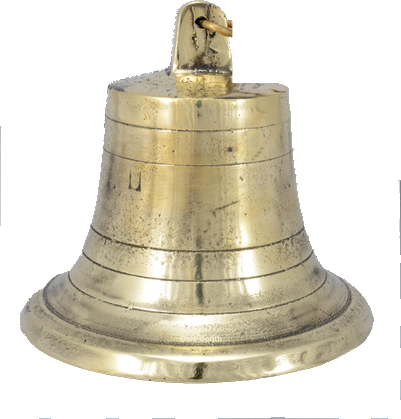
#> input picture assets/bell.png, 401 x 419 px
$ python cutout.py ../assets/bell.png out.png
#> lines starting #> are read from the running program, lines starting #| are printed output that depends on the picture
#!/usr/bin/env python3
"""Cut a charm out of a photo with a plain background, for use as a Desk Charms asset.

    python3 tools/cutout.py photo.jpg assets/mycharm.png --mode light
    python3 tools/cutout.py photo.jpg out.png --mode dark --crop 100,0,900,1000

Modes (what counts as part of the object; everything else that touches the photo's border is
background):
  light  plain white/grey backdrop: pixels more colourful than --sat, darker than --dark, or
         brighter than --bright (to keep white parts on a grey backdrop)
  dark   dark backdrop: pixels brighter than --bright
  red    red cloth backdrop: anything that is not strongly red

Holes inside the object (highlights, white eyes) are kept, only the largest piece is kept, and
the edge is softened. Look at the result on a grey background before adding it to the app.
Needs Pillow (sudo apt install python3-pil).
"""
import argparse
from collections import deque

from PIL import Image, ImageFilter


def is_object(rgb, args):
    r, g, b = rgb
    mx, mn = max(rgb), min(rgb)
    sat, val = ((mx - mn) / mx if mx else 0), mx / 255
    if args.mode == "light":
        return sat > args.sat or val < args.dark or val > args.bright
    if args.mode == "dark":
        return val > args.bright
    return not (r > 90 and r - max(g, b) > args.red * 255)


def main():
    parser = argparse.ArgumentParser(description=__doc__, formatter_class=argparse.RawDescriptionHelpFormatter)
    parser.add_argument("photo")
    parser.add_argument("output")
    parser.add_argument("--mode", choices=("light", "dark", "red"), default="light")
    parser.add_argument("--sat", type=float, default=0.25, help="light: colourfulness that counts as object")
    parser.add_argument("--dark", type=float, default=0.3, help="light: darkness that counts as object")
    parser.add_argument("--bright", type=float, default=2.0,
                        help="light: brightness that counts as object (default off); dark: required brightness")
    parser.add_argument("--red", type=float, default=0.18, help="red: how red the backdrop is")
    parser.add_argument("--crop", help="x0,y0,x1,y1 in photo pixels")
    parser.add_argument("--max-size", type=int, default=900, help="work at most this many pixels across")
    args = parser.parse_args()
    if args.mode == "dark" and args.bright > 1:
        args.bright = 0.42

    img = Image.open(args.photo).convert("RGB")
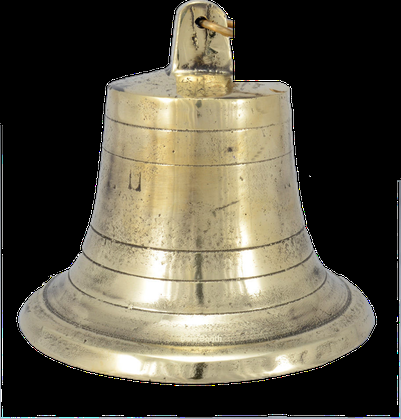
#> img: PIL image 401x419 RGB; mean R, G, B 87.5, 82.4, 67.7
    if args.crop:
        img = img.crop(tuple(int(v) for v in args.crop.split(",")))
    img.thumbnail((args.max_size, args.max_size), Image.LANCZOS)
    w, h = img.size
#> w = 401; h = 419
    px = img.load()
    obj = bytearray(w * h)
    for y in range(h):
        for x in range(w):
            obj[y * w + x] = is_object(px[x, y], args)

    # background: everything not-object that is connected to the border
    bg = bytearray(w * h)
    queue = deque()
    for x in range(w):
        queue.extend(((x, 0), (x, h - 1)))
    for y in range(h):
        queue.extend(((0, y), (w - 1, y)))
    queue = deque(p for p in queue if not obj[p[1] * w + p[0]])
    for x, y in queue:
        bg[y * w + x] = 1
    while queue:
        x, y = queue.popleft()
        for nx, ny in ((x + 1, y), (x - 1, y), (x, y + 1), (x, y - 1)):
            if 0 <= nx < w and 0 <= ny < h and not bg[ny * w + nx] and not obj[ny * w + nx]:
                bg[ny * w + nx] = 1
                queue.append((nx, ny))

    # keep the largest remaining piece (drops specks, rulers, watermarks)
    seen = bytearray(w * h)
    best = []
    for sy in range(h):
        for sx in range(w):
            if bg[sy * w + sx] or seen[sy * w + sx]:
                continue
            piece, queue = [], deque([(sx, sy)])
            seen[sy * w + sx] = 1
            while queue:
                x, y = queue.popleft()
                piece.append((x, y))
                for nx, ny in ((x + 1, y), (x - 1, y), (x, y + 1), (x, y - 1)):
                    j = ny * w + nx
                    if 0 <= nx < w and 0 <= ny < h and not bg[j] and not seen[j]:
                        seen[j] = 1
                        queue.append((nx, ny))
            if len(piece) > len(best):
                best = piece

    mask = Image.new("L", (w, h), 0)
#> mask: PIL image 401x419 L; every value is 0
    mp = mask.load()
    for x, y in best:
        mp[x, y] = 255
#> this loop made 126574 passes
#> (x, y) on passes 1 to 3: (0, 0), (1, 0), (0, 1)
    # pull the edge in a touch to drop the backdrop's fringe, then soften it
    mask = mask.filter(ImageFilter.MinFilter(3)).filter(ImageFilter.GaussianBlur(0.8))
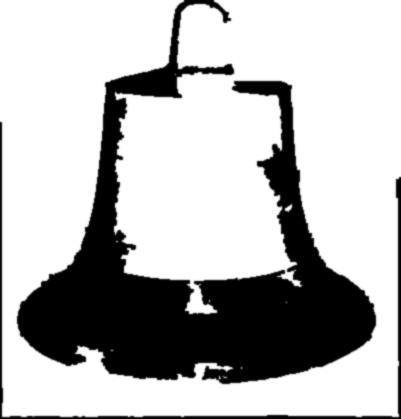
#> mask: PIL image 401x419 L; min 0, max 255, mean 184.4
    out = img.convert("RGBA")
    out.putalpha(mask)
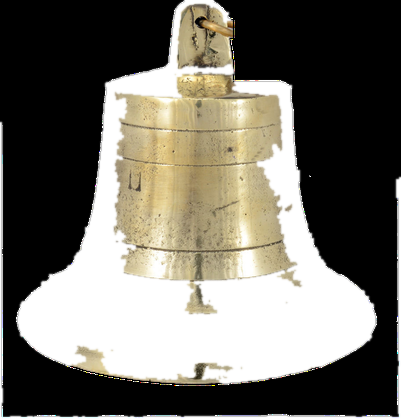
#> out: PIL image 401x419 RGBA; mean R, G, B, A 87.5, 82.4, 67.7, 184.4; transparent parts drawn white
    out = out.crop(mask.getbbox())
    out.thumbnail((480, 480), Image.LANCZOS)
    out.save(args.output)
    print(f"saved {args.output} {out.size[0]}x{out.size[1]}")
#| saved out.png 401x419


if __name__ == "__main__":
    main()
